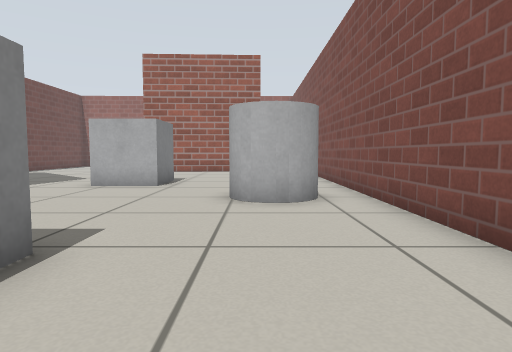
view 1 (above)

18 first-person views from a walk through a Gazebo world. The camera is 0.5 m above the floor, tilts 4° down and sees 75° across. The floor is counted in squares, 0.5 m on a side. Each view is taken from the middle of a square. On the plan, view 1 faces up. The plan holds only what a view shows up to about 12 squares ahead; the rest is blank. Simple patterns stand in for the simulator's built-in surfaces. Simple shapes stand in for some stock models. Surface patterns are stand-ins for the level's own textures.

view 2
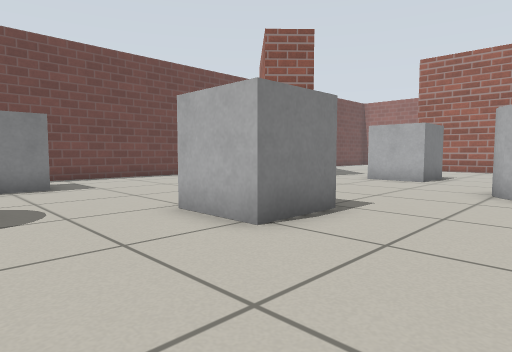

view 3
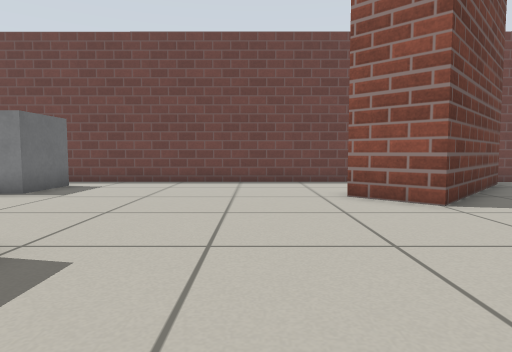

view 4
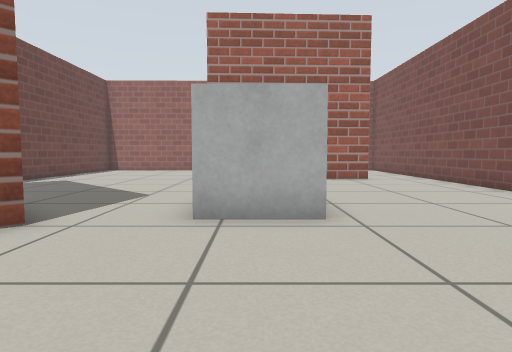

view 5
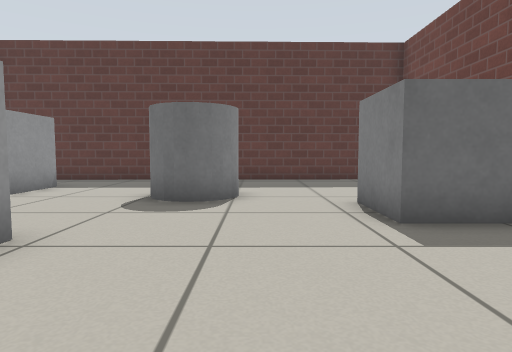

view 6
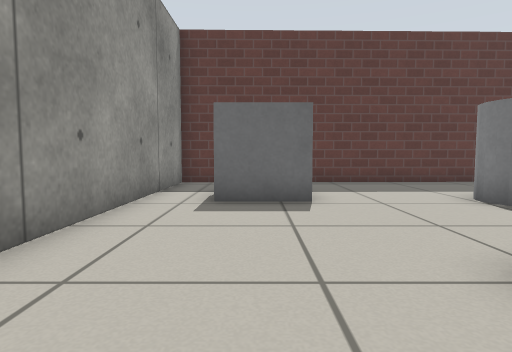

view 7
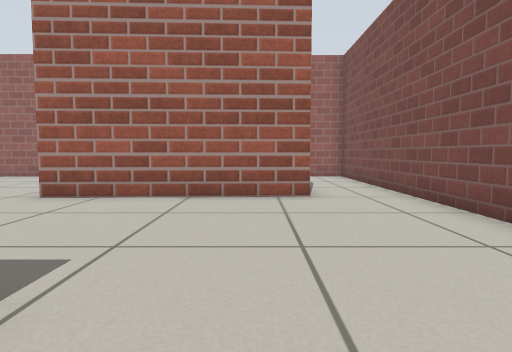

view 8
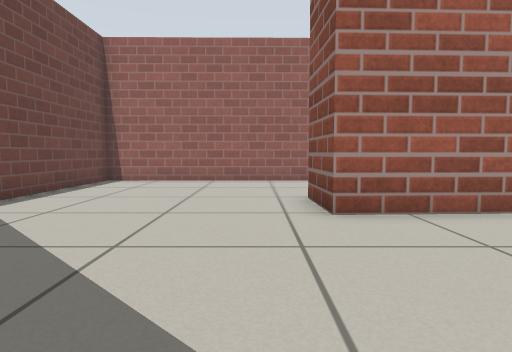

view 9
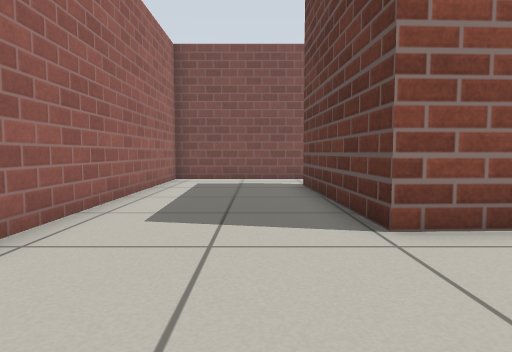

view 10
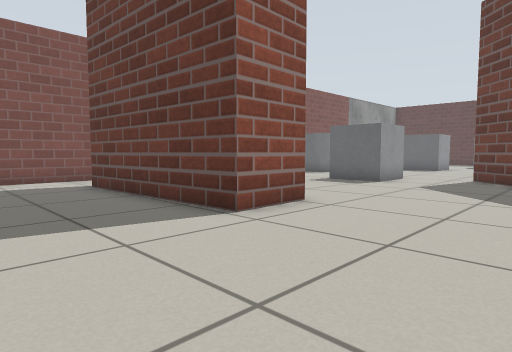

view 11
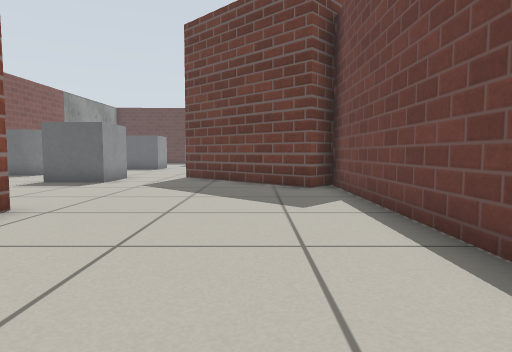

view 12
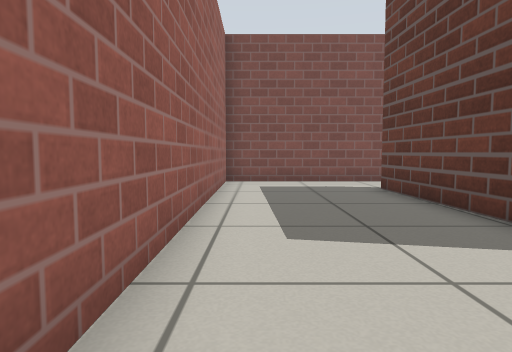

view 13
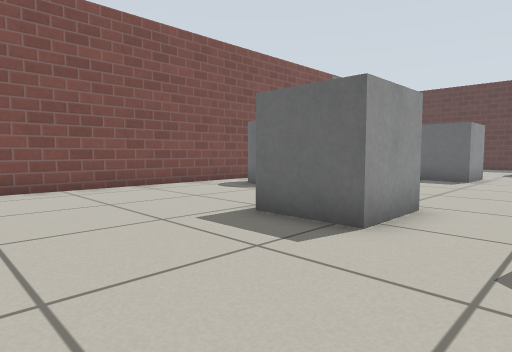

view 14
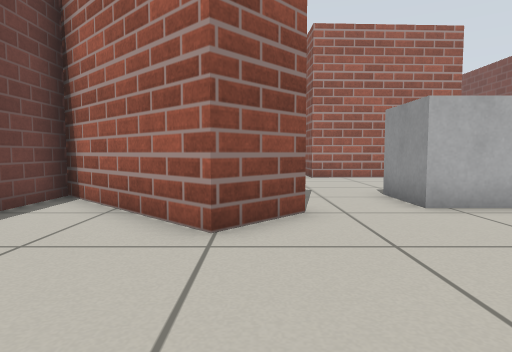

view 15
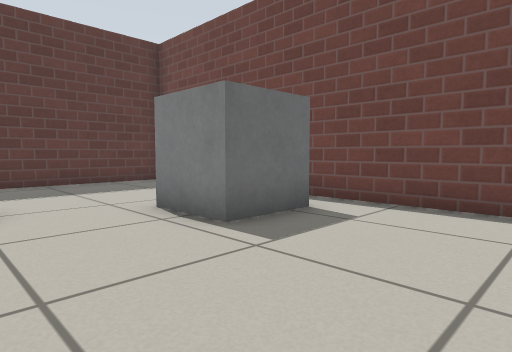

view 16
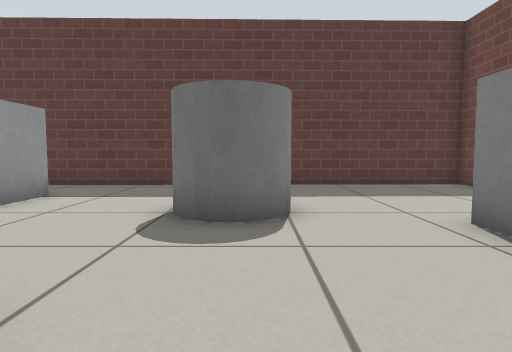

view 17
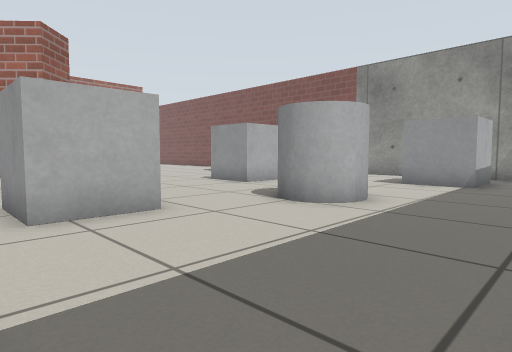

view 18
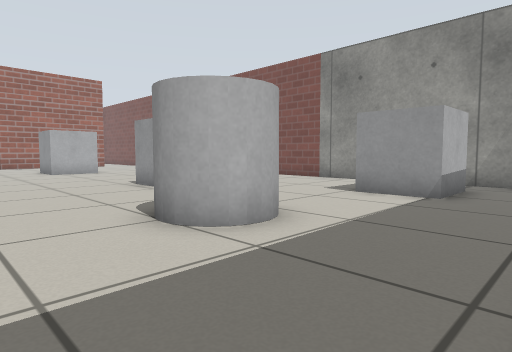

### Floor plan
Key: @ floor where view 1 was taken; # wall or solid block; . floor; B grey box; C grey cylinder; R brick block.
Columns run from 13 left of view 1 to 3 right of it. Each row starts with its distance up from view 1.
 24 #################
 23 #...............#
 22 #...............#
 21 #...............#
 20 #...............#
 19 #......RRRRRRR..#
 18 #......RRRRRRR..#
 17 #...............#
 16 #...............#
 15 #...............#
 14 #...............#
 13  RR.............#
 12  R R....BBB.....#
 11 #.R R...B B.....#
 10 #..R RR.BBB.....#
  9 #...RR..........#
  8 #....R.......CC.#
  7 #............CC.#
  6 #...............#
  5 #...............#
  4 #...............#
  3 #........BBB....#
  2 #........B B....#
  1 #........BB.....#
  0 #.BBB........@..#
 -1 # BBB...........#
 -2 # .....CC.......#
 -3 #......CC...BBB.#
 -4 #...........B B.#
 -5 #...........BB..#
 -6 #...............#
 -7 #...........#####
 -8 #############

Positions as (right, up) in squares from view 1, and headings:
1: (0, 0), facing up
2: (1, -2), facing up-left
3: (-1, 6), facing left
4: (-4, 5), facing up
5: (-7, 5), facing down
6: (0, 4), facing down
7: (-1, 10), facing up
8: (-7, 12), facing up
9: (-10, 21), facing right
10: (-10, 23), facing down-right
11: (-10, 23), facing down
12: (-9, 23), facing right
13: (-7, 16), facing down-right
14: (-8, 4), facing up
15: (-6, 4), facing down-left
16: (-6, 3), facing down
17: (-12, -7), facing up-right
18: (-9, -7), facing up-right
